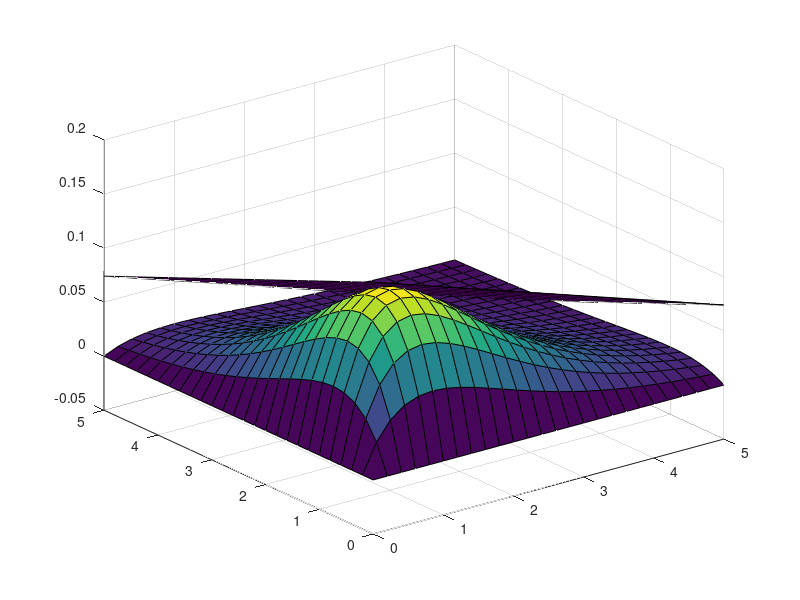

The MATLAB source for this figure:
% plot a function and a linear approximating surface
% Copyright 1999 by Todd K. Moon

[X,Y] = meshgrid([0:.2:5]);
fxy = (X .* exp(-X)) .* (Y .* exp(-Y));

x = 1.2;
y = 1.2;

gx = (-x*exp(-x) + exp(-x))*(y*exp(-y));
gy = (x*exp(-x))*(-y*exp(-y) + exp(-y));
g = [gx;gy];
fx0 = (x * exp(-x)) * (y * exp(-y));

plane = fx0 + gx.*(X-x) + gy.*(Y-y);

clf
%subplot(2,2,1);
surf(X,Y,fxy); %,gradient(fxy))
hold on
surf(X,Y,plane, gradient(plane));
hold on
%$$$ contour(X,Y,fxy,10);
%$$$ set(gca,'ZTick',[])
%$$$ axis([-2 2 -2 2 0 40])
%$$$ 
%$$$ print -deps ../pictures/gauss21.ps
%$$$ j = input('press enter')
%$$$ 
%$$$ rho = 0;
%$$$ fxy2 = 1/(2*pi*sx*sy*sqrt(1-rho^2))*...
%$$$ 	    exp(-2/(1-rho^2)*((X -mx).^2/sx2 + (Y-my).^2/sy2 - ...
%$$$ 		2*rho*(X-mx).*(Y-my)/(sx*sy)));
%$$$ clf
%$$$ subplot(2,2,1);
%$$$ surf(X,Y,100*fxy2+20)
%$$$ hold on 
%$$$ contour(X,Y,fxy2);
%$$$ set(gca,'ZTick',[])
%$$$ axis([-2 2 -2 2 0 40])
%$$$ print -deps ../pictures/gauss22.ps

